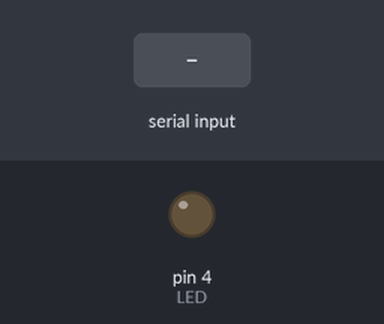
Simulated run of this sketch. Board: Arduino Uno, built with avr-gcc and run on an emulated ATmega328P. Shown: output pins drawn as LEDs (lit = HIGH). Dashed ring = blinking. Inputs (shaded band) come from the test bench.

Above: at 1.2 s.
1.3 s: byte 30 received over Serial
At 1.4 s:
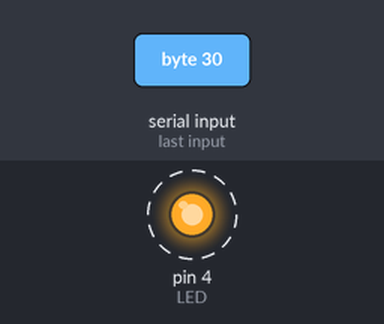
Timing chart, 0 to 10.3 s (numbered marks = the images above; inputs shaded):
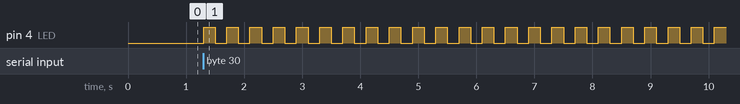

The sketch:

demoimx.ino
```cpp
#define INS_SIZE 16
#define LED 4
#define DELAY 200

int incomingByte = 0;
void setup() {
 Serial.begin(9600);

 pinMode(LED, OUTPUT);

}

void loop() {

  if (Serial.available() > 0) {
      incomingByte = Serial.read();
      parpadea(incomingByte);
  }

}


/*
* Parpadear LED
*/

void parpadea(int maximo){

  int inicio = 0;

  while(inicio < maximo){
    digitalWrite(LED,HIGH);
    delay(DELAY);
    digitalWrite(LED,LOW);
    delay(DELAY);
    inicio++;
  }

}
```

Measured:
- after the input at 1.3 s, pin 4 (LED): alternates HIGH for 0.20 s and LOW for 0.20 s, starting at once
